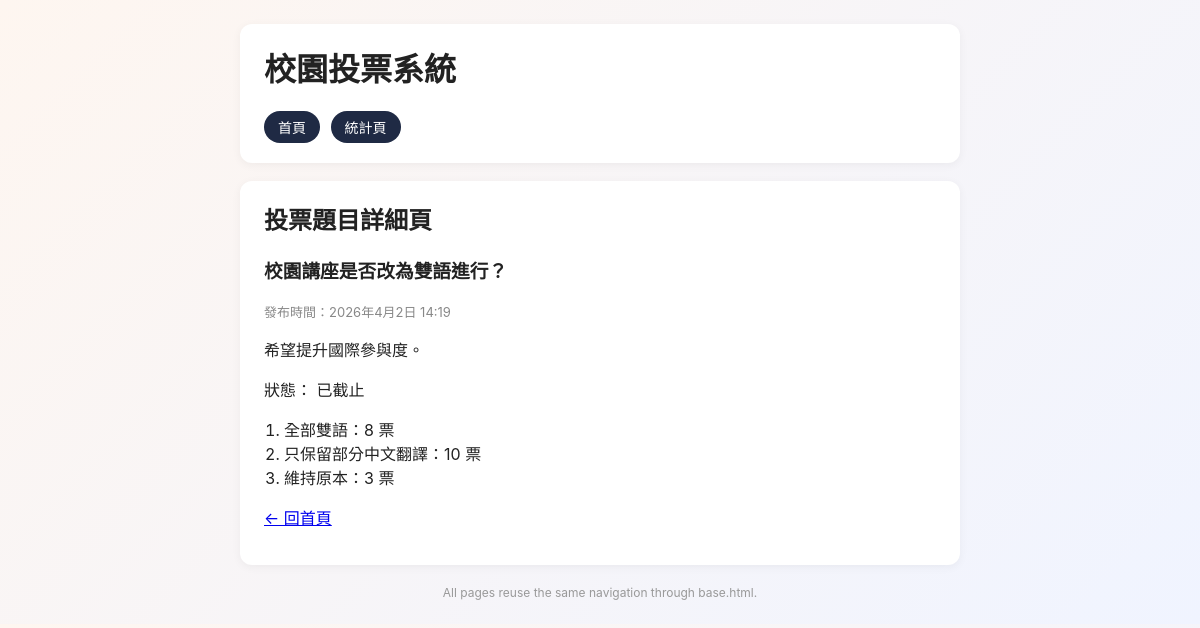
Screenshot of /question/2/ with the database file from the repository.
### polls/models.py (models this page shows, shortened)
class Question(models.Model):
    title = models.CharField(max_length=200)
    pub_date = models.DateTimeField()
    description = models.TextField()
    is_open = models.BooleanField(default=True)

class Choice(models.Model):
    question = models.ForeignKey(Question, on_delete=models.CASCADE, related_name="choices")
    choice_text = models.CharField(max_length=200)
    votes = models.IntegerField(default=0)

### polls/views.py (the view)
# urls.py: path("question/<int:pk>/", views.question_detail, name="question_detail"),
def question_detail(request, pk):
    question = get_object_or_404(Question, pk=pk)
    return render(request, "question_detail.html", {"question": question})

### templates/question_detail.html (shortened to what this page needs)
{% extends "base.html" %}
{% block content %}
<div class="card">
    <h2>投票題目詳細頁</h2>
    <h3>{{ question.title }}</h3>
    <p class="muted">發布時間：{{ question.pub_date|date:"DATETIME_FORMAT" }}</p>
    <p>{{ question.description }}</p>
    <p>
        狀態：
        {% if question.is_open %}
            已開放
        {% else %}
            已截止
        {% endif %}
    </p>
    <ol>
        {% for choice in question.choices.all %}
        <li>{{ choice.choice_text }}：{{ choice.votes }} 票</li>
        {% empty %}
        <li class="muted">這題還沒有任何選項。</li>
        {% endfor %}
    </ol>
    <p><a href="{% url 'home' %}">← 回首頁</a></p>
</div>
{% endblock %}

### templates/base.html (style rules this page uses)
body { font-family: -apple-system, "Noto Sans TC", sans-serif; background: linear-gradient(135deg,#fef6f0,#f0f4ff); margin: 0; padding: 24px; color: #222; }
.card { background: #fff; border-radius: 12px; padding: 20px 24px; margin-bottom: 18px; box-shadow: 0 2px 10px rgba(0,0,0,0.05); }
h1, h2, h3 { margin-top: 0; }
.muted { color: #888; font-size: 13px; }
ul, ol { margin: 6px 0; padding-left: 20px; }

### rows the page displays
Question: title "校園講座是否改為雙語進行？", pub_date "2026年4月2日 14:19", description "希望提升國際參與度。"
Choice: choice_text "全部雙語", votes "8"
Choice: choice_text "只保留部分中文翻譯", votes "10"
Choice: choice_text "維持原本", votes "3"
